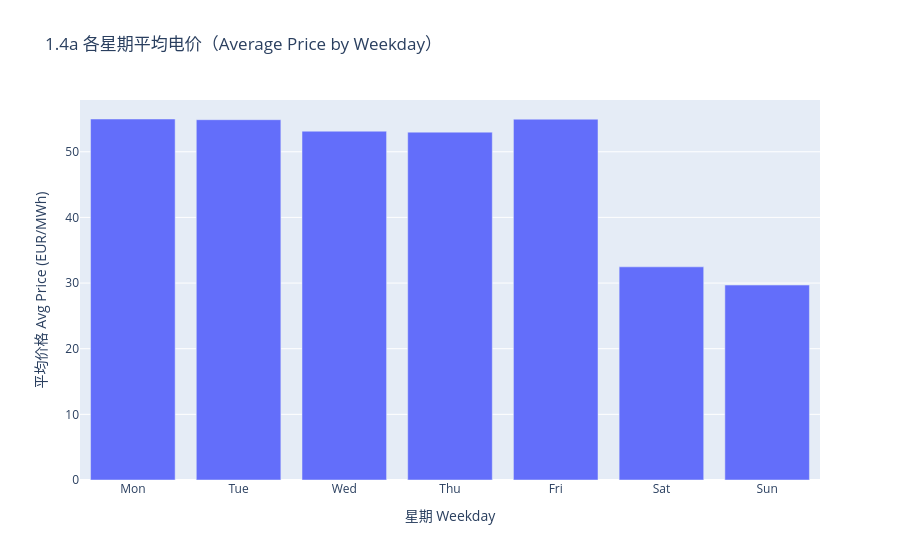
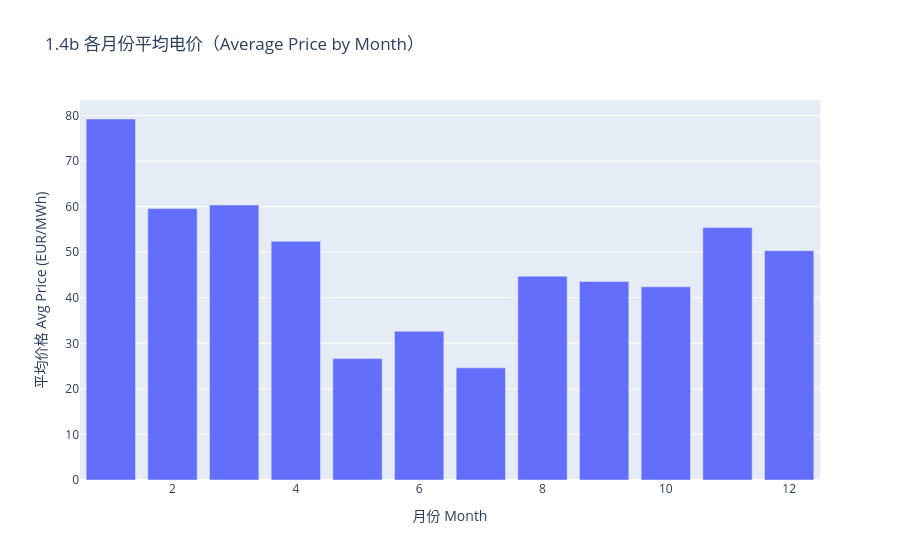

Notebook source saved alongside these figures, in order:
### Markdown cell above
## 1.4 星期 & 月份模式（Weekday & Seasonal Pattern）

**这是什么图**：柱状图（bar chart）。每根柱子 = 一组时间段（某星期 / 某月份）的平均价格。

**怎么看**：
- 星期图：周末平均价是不是比工作日低？（工厂停产、需求下降）
- 月份图：冬天（12-2月）是不是比夏天贵？（供暖需求）

**为什么重要**：证明"日历特征（calendar features）"是有意义的——这也解释了为什么模型里加了 `day_of_week`、`season` 这些特征。

### Code cell
# 1.4a 按星期：平均价格
day_names = ['Mon', 'Tue', 'Wed', 'Thu', 'Fri', 'Sat', 'Sun']
df['day_name'] = df['day_of_week'].map(dict(enumerate(day_names)))
avg_day = df.groupby('day_name', as_index=False)['price'].mean()

fig1 = px.bar(avg_day, x='day_name', y='price',
              category_orders={'day_name': day_names},
              title='1.4a 各星期平均电价（Average Price by Weekday）',
              labels={'day_name': '星期 Weekday', 'price': '平均价格 Avg Price (EUR/MWh)'})
fig1.show()

# 1.4b 按月份：平均价格
avg_month = df.groupby('month', as_index=False)['price'].mean()
fig2 = px.bar(avg_month, x='month', y='price',
              title='1.4b 各月份平均电价（Average Price by Month）',
              labels={'month': '月份 Month', 'price': '平均价格 Avg Price (EUR/MWh)'})
fig2.show()

### Figure 1 — Plotly figure (JSON) as saved in the notebook; plotly's stock layout.template omitted (floating-point values rounded to 4 significant figures)
{"data": [{"hovertemplate": "星期 Weekday=%{x}<br>平均价格 Avg Price (EUR/MWh)=%{y}<extra></extra>", "legendgroup": "", "marker": {"color": "#636efa", "pattern": {"shape": ""}}, "name": "", "orientation": "v", "showlegend": false, "textposition": "auto", "type": "bar", "x": ["Fri", "Mon", "Sat", "Sun", "Thu", "Tue", "Wed"], "xaxis": "x", "y": [54.96, 54.99, 32.47, 29.7, 52.99, 54.88, 53.13], "yaxis": "y"}], "layout": {"barmode": "relative", "legend": {"tracegroupgap": 0}, "title": {"text": "1.4a 各星期平均电价（Average Price by Weekday）"}, "xaxis": {"anchor": "y", "categoryarray": ["Mon", "Tue", "Wed", "Thu", "Fri", "Sat", "Sun"], "categoryorder": "array", "domain": [0, 1], "title": {"text": "星期 Weekday"}}, "yaxis": {"anchor": "x", "domain": [0, 1], "title": {"text": "平均价格 Avg Price (EUR/MWh)"}}}}

### Figure 2 — Plotly figure (JSON) as saved in the notebook; plotly's stock layout.template omitted (floating-point values rounded to 4 significant figures)
{"data": [{"hovertemplate": "月份 Month=%{x}<br>平均价格 Avg Price (EUR/MWh)=%{y}<extra></extra>", "legendgroup": "", "marker": {"color": "#636efa", "pattern": {"shape": ""}}, "name": "", "orientation": "v", "showlegend": false, "textposition": "auto", "type": "bar", "x": [1, 2, 3, 4, 5, 6, 7, 8, 9, 10, 11, 12], "xaxis": "x", "y": [79.24, 59.57, 60.36, 52.39, 26.65, 32.64, 24.62, 44.73, 43.57, 42.41, 55.4, 50.34], "yaxis": "y"}], "layout": {"barmode": "relative", "legend": {"tracegroupgap": 0}, "title": {"text": "1.4b 各月份平均电价（Average Price by Month）"}, "xaxis": {"anchor": "y", "domain": [0, 1], "title": {"text": "月份 Month"}}, "yaxis": {"anchor": "x", "domain": [0, 1], "title": {"text": "平均价格 Avg Price (EUR/MWh)"}}}}
